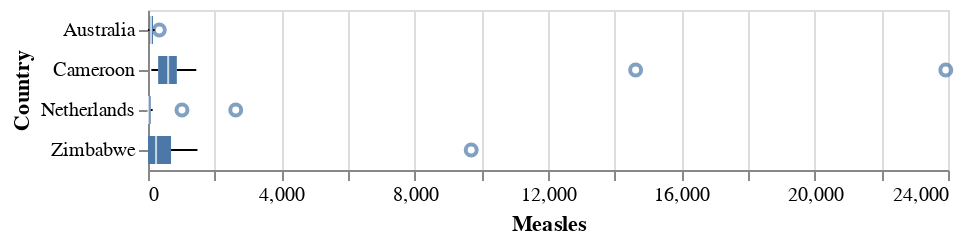

Notebook code for this chart:
### Code cell
alt.Chart(filtered_df).mark_boxplot().encode(
    x='Measles',
    y='Country'
)

### Figure 1 — Vega-Lite specification as saved in the notebook (floating-point values rounded to 4 significant figures)
{"config": {"view": {"continuousWidth": 400, "continuousHeight": 300}}, "data": {"name": "data-0bcf5a5dda81ccb7da1e112b62e6a35a"}, "mark": "boxplot", "encoding": {"x": {"field": "Measles", "type": "quantitative"}, "y": {"field": "Country", "type": "nominal"}}, "$schema": "https://vega.github.io/schema/vega-lite/v4.17.0.json", "datasets": {"data-0bcf5a5dda81ccb7da1e112b62e6a35a": [{"Year": 2001, "Country": "Australia", "infant deaths": 1, "Alcohol": 9.53, "Polio": 91.0, "Measles": 141, "Schooling": 20.5}, {"Year": 2003, "Country": "Australia", "infant deaths": 1, "Alcohol": 9.97, "Polio": 92.0, "Measles": 91, "Schooling": 20.6}, {"Year": 2011, "Country": "Australia", "infant deaths": 1, "Alcohol": 10.3, "Polio": 92.0, "Measles": 190, "Schooling": 19.8}, {"Year": 2006, "Country": "Australia", "infant deaths": 1, "Alcohol": 10.31, "Polio": 92.0, "Measles": 0, "Schooling": 20.3}, {"Year": 2014, "Country": "Australia", "infant deaths": 1, "Alcohol": 9.71, "Polio": 92.0, "Measles": 340, "Schooling": 20.4}, {"Year": 2002, "Country": "Australia", "infant deaths": 1, "Alcohol": 9.84, "Polio": 92.0, "Measles": 32, "Schooling": 20.1}, {"Year": 2012, "Country": "Australia", "infant deaths": 1, "Alcohol": 10.03, "Polio": 92.0, "Measles": 199, "Schooling": 20.1}, {"Year": 2000, "Country": "Australia", "infant deaths": 1, "Alcohol": 10.17, "Polio": 9.0, "Measles": 108, "Schooling": 20.4}, {"Year": 2004, "Country": "Australia", "infant deaths": 1, "Alcohol": 9.84, "Polio": 92.0, "Measles": 70, "Schooling": 20.7}, {"Year": 2009, "Country": "Australia", "infant deaths": 1, "Alcohol": 10.62, "Polio": 92.0, "Measles": 104, "Schooling": 19.1}, {"Year": 2007, "Country": "Australia", "infant deaths": 1, "Alcohol": 10.56, "Polio": 92.0, "Measles": 11, "Schooling": 19.0}, {"Year": 2005, "Country": "Australia", "infant deaths": 1, "Alcohol": 10.3, "Polio": 92.0, "Measles": 10, "Schooling": 20.3}, {"Year": 2013, "Country": "Australia", "infant deaths": 1, "Alcohol": 9.87, "Polio": 91.0, "Measles": 158, "Schooling": 20.3}, {"Year": 2008, "Country": "Australia", "infant deaths": 1, "Alcohol": 10.76, "Polio": 92.0, "Measles": 65, "Schooling": 19.1}, {"Year": 2010, "Country": "Australia", "infant deaths": 1, "Alcohol": 10.52, "Polio": 92.0, "Measles": 70, "Schooling": 19.5}, {"Year": 2011, "Country": "Cameroon", "infant deaths": 51, "Alcohol": 6.19, "Polio": 8.0, "Measles": 504, "Schooling": 10.0}, {"Year": 2008, "Country": "Cameroon", "infant deaths": 56, "Alcohol": 5.9, "Polio": 82.0, "Measles": 495, "Schooling": 8.8}, {"Year": 2001, "Country": "Cameroon", "infant deaths": 61, "Alcohol": 4.43, "Polio": 61.0, "Measles": 23934, "Schooling": 7.1}, {"Year": 2004, "Country": "Cameroon", "infant deaths": 59, "Alcohol": 4.71, "Polio": 72.0, "Measles": 358, "Schooling": 8.2}, {"Year": 2000, "Country": "Cameroon", "infant deaths": 62, "Alcohol": 3.91, "Polio": 57.0, "Measles": 14629, "Schooling": 6.9}, {"Year": 2012, "Country": "Cameroon", "infant deaths": 50, "Alcohol": 0.01, "Polio": 85.0, "Measles": 609, "Schooling": 10.4}, {"Year": 2010, "Country": "Cameroon", "infant deaths": 53, "Alcohol": 6.15, "Polio": 83.0, "Measles": 240, "Schooling": 9.7}, {"Year": 2006, "Country": "Cameroon", "infant deaths": 58, "Alcohol": 5.22, "Polio": 78.0, "Measles": 196, "Schooling": 8.2}, {"Year": 2014, "Country": "Cameroon", "infant deaths": 47, "Alcohol": 0.01, "Polio": 86.0, "Measles": 831, "Schooling": 10.4}, {"Year": 2013, "Country": "Cameroon", "infant deaths": 48, "Alcohol": 0.01, "Polio": 88.0, "Measles": 760, "Schooling": 10.4}, {"Year": 2009, "Country": "Cameroon", "infant deaths": 54, "Alcohol": 5.89, "Polio": 79.0, "Measles": 251, "Schooling": 9.2}, {"Year": 2007, "Country": "Cameroon", "infant deaths": 57, "Alcohol": 5.44, "Polio": 81.0, "Measles": 100, "Schooling": 8.0}, {"Year": 2005, "Country": "Cameroon", "infant deaths": 58, "Alcohol": 5.03, "Polio": 79.0, "Measles": 605, "Schooling": 8.3}, {"Year": 2002, "Country": "Cameroon", "infant deaths": 60, "Alcohol": 4.58, "Polio": 66.0, "Measles": 1448, "Schooling": 8.4}, {"Year": 2003, "Country": "Cameroon", "infant deaths": 60, "Alcohol": 4.64, "Polio": 72.0, "Measles": 899, "Schooling": 8.1}, {"Year": 2004, "Country": "Netherlands", "infant deaths": 1, "Alcohol": 9.56, "Polio": 98.0, "Measles": 11, "Schooling": 16.5}, {"Year": 2006, "Country": "Netherlands", "infant deaths": 1, "Alcohol": 9.79, "Polio": 96.0, "Measles": 1, "Schooling": 16.5}, {"Year": 2013, "Country": "Netherlands", "infant deaths": 1, "Alcohol": 8.68, "Polio": 97.0, "Measles": 2632, "Schooling": 18.1}, {"Year": 2005, "Country": "Netherlands", "infant deaths": 1, "Alcohol": 9.69, "Polio": 96.0, "Measles": 4, "Schooling": 16.4}, {"Year": 2010, "Country": "Netherlands", "infant deaths": 1, "Alcohol": 9.33, "Polio": 97.0, "Measles": 15, "Schooling": 17.0}, {"Year": 2008, "Country": "Netherlands", "infant deaths": 1, "Alcohol": 9.62, "Polio": 97.0, "Measles": 109, "Schooling": 16.8}, {"Year": 2002, "Country": "Netherlands", "infant deaths": 1, "Alcohol": 9.68, "Polio": 97.0, "Measles": 3, "Schooling": 16.9}, {"Year": 2014, "Country": "Netherlands", "infant deaths": 1, "Alcohol": 0.01, "Polio": 96.0, "Measles": 140, "Schooling": 18.1}, {"Year": 2007, "Country": "Netherlands", "infant deaths": 1, "Alcohol": 9.53, "Polio": 97.0, "Measles": 10, "Schooling": 16.6}, {"Year": 2009, "Country": "Netherlands", "infant deaths": 1, "Alcohol": 9.23, "Polio": 97.0, "Measles": 15, "Schooling": 16.9}, {"Year": 2001, "Country": "Netherlands", "infant deaths": 1, "Alcohol": 9.95, "Polio": 97.0, "Measles": 0, "Schooling": 16.7}, {"Year": 2011, "Country": "Netherlands", "infant deaths": 1, "Alcohol": 8.96, "Polio": 97.0, "Measles": 51, "Schooling": 17.2}, {"Year": 2000, "Country": "Netherlands", "infant deaths": 1, "Alcohol": 10.06, "Polio": 97.0, "Measles": 1019, "Schooling": 16.5}, {"Year": 2003, "Country": "Netherlands", "infant deaths": 1, "Alcohol": 9.56, "Polio": 98.0, "Measles": 4, "Schooling": 16.5}, {"Year": 2012, "Country": "Netherlands", "infant deaths": 1, "Alcohol": 9.05, "Polio": 97.0, "Measles": 10, "Schooling": 18.1}, {"Year": 2001, "Country": "Zimbabwe", "infant deaths": 25, "Alcohol": 1.72, "Polio": 76.0, "Measles": 529, "Schooling": 9.8}, {"Year": 2002, "Country": "Zimbabwe", "infant deaths": 25, "Alcohol": 4.43, "Polio": 73.0, "Measles": 304, "Schooling": 10.0}, {"Year": 2013, "Country": "Zimbabwe", "infant deaths": 25, "Alcohol": 6.39, "Polio": 95.0, "Measles": 0, "Schooling": 10.4}, {"Year": 2012, "Country": "Zimbabwe", "infant deaths": 26, "Alcohol": 6.09, "Polio": 95.0, "Measles": 0, "Schooling": 9.8}, {"Year": 2006, "Country": "Zimbabwe", "infant deaths": 28, "Alcohol": 4.57, "Polio": 71.0, "Measles": 212, "Schooling": 9.5}, {"Year": 2014, "Country": "Zimbabwe", "infant deaths": 23, "Alcohol": 6.5, "Polio": 92.0, "Measles": 0, "Schooling": 10.3}, {"Year": 2004, "Country": "Zimbabwe", "infant deaths": 27, "Alcohol": 4.36, "Polio": 67.0, "Measles": 31, "Schooling": 9.2}, {"Year": 2008, "Country": "Zimbabwe", "infant deaths": 30, "Alcohol": 3.56, "Polio": 75.0, "Measles": 0, "Schooling": 9.7}, {"Year": 2007, "Country": "Zimbabwe", "infant deaths": 29, "Alcohol": 3.88, "Polio": 73.0, "Measles": 242, "Schooling": 9.6}, {"Year": 2000, "Country": "Zimbabwe", "infant deaths": 24, "Alcohol": 1.68, "Polio": 78.0, "Measles": 1483, "Schooling": 9.8}, {"Year": 2011, "Country": "Zimbabwe", "infant deaths": 28, "Alcohol": 6.0, "Polio": 93.0, "Measles": 0, "Schooling": 10.1}, {"Year": 2003, "Country": "Zimbabwe", "infant deaths": 26, "Alcohol": 4.06, "Polio": 7.0, "Measles": 998, "Schooling": 9.5}, {"Year": 2010, "Country": "Zimbabwe", "infant deaths": 29, "Alcohol": 5.21, "Polio": 89.0, "Measles": 9696, "Schooling": 10.0}, {"Year": 2009, "Country": "Zimbabwe", "infant deaths": 30, "Alcohol": 4.64, "Polio": 69.0, "Measles": 853, "Schooling": 9.9}, {"Year": 2005, "Country": "Zimbabwe", "infant deaths": 28, "Alcohol": 4.14, "Polio": 69.0, "Measles": 420, "Schooling": 9.3}]}}
